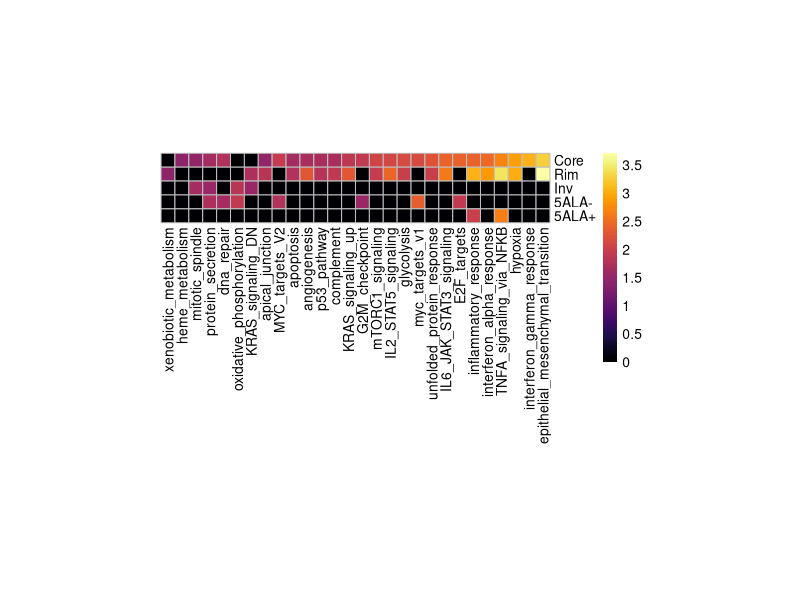

The R source for this figure:
library(readxl)
library(pheatmap)
library(RColorBrewer)
library(viridis)
library(openxlsx)

# import matrix
mat <- read.xlsx("1F.xlsx", rowNames = T)

mat[is.na(mat)] = 0
mat <- t(mat)
pheatmap(mat,  show_colnames = T, 
         fontsize_row = 10, fontsize_col = 10,
         angle_col = 90,
         cluster_cols = F,
         cluster_rows = F,
         clustering_method = "complete",
         color = inferno(100),
         cellwidth = 10, cellheight = 10, border_color = 'grey')

